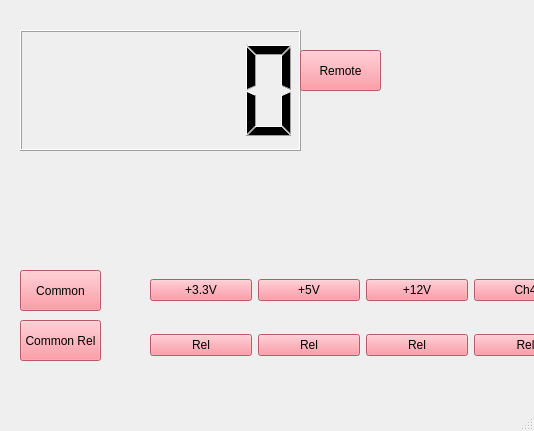
<?xml version="1.0" encoding="UTF-8"?>
<ui version="4.0">
 <class>SVPS34_control</class>
 <widget class="QMainWindow" name="SVPS34_control">
  <property name="geometry">
   <rect>
    <x>0</x>
    <y>0</y>
    <width>534</width>
    <height>431</height>
   </rect>
  </property>
  <property name="windowTitle">
   <string>SVPS34</string>
  </property>
  <widget class="QWidget" name="centralwidget">
   <widget class="QFrame" name="frame_2">
    <property name="geometry">
     <rect>
      <x>0</x>
      <y>410</y>
      <width>931</width>
      <height>211</height>
     </rect>
    </property>
    <property name="frameShape">
     <enum>QFrame::StyledPanel</enum>
    </property>
    <property name="frameShadow">
     <enum>QFrame::Raised</enum>
    </property>
    <widget class="QFrame" name="frame">
     <property name="geometry">
      <rect>
       <x>20</x>
       <y>10</y>
       <width>171</width>
       <height>161</height>
      </rect>
     </property>
     <property name="styleSheet">
      <string notr="true">background-color: rgb(220, 220, 220);</string>
     </property>
     <property name="frameShape">
      <enum>QFrame::StyledPanel</enum>
     </property>
     <property name="frameShadow">
      <enum>QFrame::Raised</enum>
     </property>
     <widget class="QWidget" name="verticalLayoutWidget_2">
      <property name="geometry">
       <rect>
        <x>20</x>
        <y>20</y>
        <width>126</width>
        <height>141</height>
       </rect>
      </property>
      <layout class="QVBoxLayout" name="verticalLayout_2">
       <item>
        <widget class="QPushButton" name="scan_button">
         <property name="mouseTracking">
          <bool>false</bool>
         </property>
         <property name="text">
          <string>Scan</string>
         </property>
        </widget>
       </item>
       <item>
        <widget class="QComboBox" name="comportslist"/>
       </item>
       <item>
        <widget class="QComboBox" name="comportslist_2"/>
       </item>
       <item>
        <widget class="QPushButton" name="connect_button">
         <property name="mouseTracking">
          <bool>false</bool>
         </property>
         <property name="text">
          <string>Connect</string>
         </property>
        </widget>
       </item>
      </layout>
     </widget>
    </widget>
    <widget class="QLabel" name="label_2">
     <property name="geometry">
      <rect>
       <x>20</x>
       <y>175</y>
       <width>881</width>
       <height>31</height>
      </rect>
     </property>
     <property name="styleSheet">
      <string notr="true">background-color: rgb(255, 194, 194);</string>
     </property>
     <property name="text">
      <string>Нет подключенных портов</string>
     </property>
    </widget>
    <widget class="QLineEdit" name="lineEdit_2">
     <property name="geometry">
      <rect>
       <x>200</x>
       <y>20</y>
       <width>701</width>
       <height>151</height>
      </rect>
     </property>
    </widget>
    <widget class="QLabel" name="label">
     <property name="geometry">
      <rect>
       <x>200</x>
       <y>0</y>
       <width>511</width>
       <height>16</height>
      </rect>
     </property>
     <property name="text">
      <string>Журнал</string>
     </property>
    </widget>
   </widget>
   <widget class="QLCDNumber" name="lcdNumber">
    <property name="geometry">
     <rect>
      <x>20</x>
      <y>30</y>
      <width>281</width>
      <height>121</height>
     </rect>
    </property>
   </widget>
   <widget class="QPushButton" name="common_button">
    <property name="geometry">
     <rect>
      <x>20</x>
      <y>270</y>
      <width>81</width>
      <height>41</height>
     </rect>
    </property>
    <property name="mouseTracking">
     <bool>false</bool>
    </property>
    <property name="styleSheet">
     <string notr="true">background-color: rgb(255, 128, 141);</string>
    </property>
    <property name="text">
     <string>Common</string>
    </property>
   </widget>
   <widget class="QWidget" name="horizontalLayoutWidget">
    <property name="geometry">
     <rect>
      <x>150</x>
      <y>260</y>
      <width>751</width>
      <height>61</height>
     </rect>
    </property>
    <layout class="QHBoxLayout" name="horizontalLayout">
     <item>
      <widget class="QPushButton" name="ch1">
       <property name="mouseTracking">
        <bool>false</bool>
       </property>
       <property name="styleSheet">
        <string notr="true">background-color: rgb(255, 128, 141);</string>
       </property>
       <property name="text">
        <string>+3.3V</string>
       </property>
      </widget>
     </item>
     <item>
      <widget class="QPushButton" name="ch2">
       <property name="mouseTracking">
        <bool>false</bool>
       </property>
       <property name="styleSheet">
        <string notr="true">background-color: rgb(255, 128, 141);</string>
       </property>
       <property name="text">
        <string>+5V</string>
       </property>
      </widget>
     </item>
     <item>
      <widget class="QPushButton" name="ch3">
       <property name="mouseTracking">
        <bool>false</bool>
       </property>
       <property name="styleSheet">
        <string notr="true">background-color: rgb(255, 128, 141);</string>
       </property>
       <property name="text">
        <string>+12V</string>
       </property>
      </widget>
     </item>
     <item>
      <widget class="QPushButton" name="ch4">
       <property name="mouseTracking">
        <bool>false</bool>
       </property>
       <property name="styleSheet">
        <string notr="true">background-color: rgb(255, 128, 141);</string>
       </property>
       <property name="text">
        <string>Ch4</string>
       </property>
      </widget>
     </item>
     <item>
      <widget class="QPushButton" name="ch5">
       <property name="mouseTracking">
        <bool>false</bool>
       </property>
       <property name="styleSheet">
        <string notr="true">background-color: rgb(255, 128, 141);</string>
       </property>
       <property name="text">
        <string>Ch5</string>
       </property>
      </widget>
     </item>
     <item>
      <widget class="QPushButton" name="ch6">
       <property name="mouseTracking">
        <bool>false</bool>
       </property>
       <property name="styleSheet">
        <string notr="true">background-color: rgb(255, 128, 141);</string>
       </property>
       <property name="text">
        <string>Ch6</string>
       </property>
      </widget>
     </item>
     <item>
      <widget class="QPushButton" name="ch7">
       <property name="mouseTracking">
        <bool>false</bool>
       </property>
       <property name="styleSheet">
        <string notr="true">background-color: rgb(255, 128, 141);</string>
       </property>
       <property name="text">
        <string>Ch7</string>
       </property>
      </widget>
     </item>
    </layout>
   </widget>
   <widget class="QWidget" name="horizontalLayoutWidget_2">
    <property name="geometry">
     <rect>
      <x>150</x>
      <y>320</y>
      <width>751</width>
      <height>51</height>
     </rect>
    </property>
    <layout class="QHBoxLayout" name="horizontalLayout_2">
     <item>
      <widget class="QPushButton" name="rel1">
       <property name="mouseTracking">
        <bool>false</bool>
       </property>
       <property name="styleSheet">
        <string notr="true">background-color: rgb(255, 128, 141);</string>
       </property>
       <property name="text">
        <string>Rel</string>
       </property>
      </widget>
     </item>
     <item>
      <widget class="QPushButton" name="rel2">
       <property name="mouseTracking">
        <bool>false</bool>
       </property>
       <property name="styleSheet">
        <string notr="true">background-color: rgb(255, 128, 141);</string>
       </property>
       <property name="text">
        <string>Rel</string>
       </property>
      </widget>
     </item>
     <item>
      <widget class="QPushButton" name="rel3">
       <property name="mouseTracking">
        <bool>false</bool>
       </property>
       <property name="styleSheet">
        <string notr="true">background-color: rgb(255, 128, 141);</string>
       </property>
       <property name="text">
        <string>Rel</string>
       </property>
      </widget>
     </item>
     <item>
      <widget class="QPushButton" name="rel4">
       <property name="mouseTracking">
        <bool>false</bool>
       </property>
       <property name="styleSheet">
        <string notr="true">background-color: rgb(255, 128, 141);</string>
       </property>
       <property name="text">
        <string>Rel</string>
       </property>
      </widget>
     </item>
     <item>
      <widget class="QPushButton" name="rel5">
       <property name="mouseTracking">
        <bool>false</bool>
       </property>
       <property name="styleSheet">
        <string notr="true">background-color: rgb(255, 128, 141);</string>
       </property>
       <property name="text">
        <string>Rel</string>
       </property>
      </widget>
     </item>
     <item>
      <widget class="QPushButton" name="rel6">
       <property name="mouseTracking">
        <bool>false</bool>
       </property>
       <property name="styleSheet">
        <string notr="true">background-color: rgb(255, 128, 141);</string>
       </property>
       <property name="text">
        <string>Rel</string>
       </property>
      </widget>
     </item>
     <item>
      <widget class="QPushButton" name="rel7">
       <property name="mouseTracking">
        <bool>false</bool>
       </property>
       <property name="styleSheet">
        <string notr="true">background-color: rgb(255, 128, 141);</string>
       </property>
       <property name="text">
        <string>Rel</string>
       </property>
      </widget>
     </item>
    </layout>
   </widget>
   <widget class="QPushButton" name="common_rel_button">
    <property name="geometry">
     <rect>
      <x>20</x>
      <y>320</y>
      <width>81</width>
      <height>41</height>
     </rect>
    </property>
    <property name="mouseTracking">
     <bool>false</bool>
    </property>
    <property name="styleSheet">
     <string notr="true">background-color: rgb(255, 128, 141);</string>
    </property>
    <property name="text">
     <string>Common Rel</string>
    </property>
   </widget>
   <widget class="QPushButton" name="remote_button">
    <property name="geometry">
     <rect>
      <x>300</x>
      <y>50</y>
      <width>81</width>
      <height>41</height>
     </rect>
    </property>
    <property name="mouseTracking">
     <bool>false</bool>
    </property>
    <property name="styleSheet">
     <string notr="true">background-color: rgb(255, 128, 141);</string>
    </property>
    <property name="text">
     <string>Remote</string>
    </property>
   </widget>
   <widget class="QPushButton" name="get_temp_button">
    <property name="geometry">
     <rect>
      <x>750</x>
      <y>10</y>
      <width>101</width>
      <height>51</height>
     </rect>
    </property>
    <property name="mouseTracking">
     <bool>false</bool>
    </property>
    <property name="styleSheet">
     <string notr="true">background-color: rgb(81, 244, 244);</string>
    </property>
    <property name="text">
     <string>Get temperature</string>
    </property>
   </widget>
   <widget class="QLabel" name="temp_label">
    <property name="geometry">
     <rect>
      <x>700</x>
      <y>70</y>
      <width>201</width>
      <height>41</height>
     </rect>
    </property>
    <property name="styleSheet">
     <string notr="true">font: 75 14pt &quot;MS Shell Dlg 2&quot;;</string>
    </property>
    <property name="text">
     <string>Temperature = </string>
    </property>
   </widget>
  </widget>
  <widget class="QStatusBar" name="statusbar"/>
 </widget>
 <resources/>
 <connections/>
</ui>
